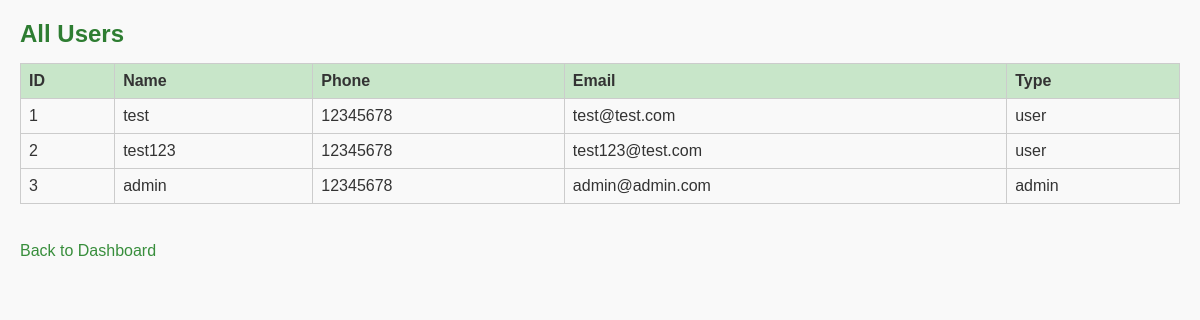
Screenshot of /list_users.php (signed in) with the database file from the repository.
### tables this page shows
CREATE TABLE `users` (
  `id` int(11) NOT NULL,
  `name` varchar(100) NOT NULL,
  `phone` varchar(20) DEFAULT NULL,
  `email` varchar(100) NOT NULL,
  `password` varchar(255) NOT NULL,
  `type` enum('user','admin') NOT NULL
);

### list_users.php (the view, shortened to what this page needs)
<?php
require 'config.php';
$users = $conn->query("SELECT * FROM users ORDER BY id ASC")->fetch_all(MYSQLI_ASSOC);
?>
<!DOCTYPE html>
<html lang="en">
<head>
    <link rel="stylesheet" href="css/styles.css">
</head>
<body>
    <h2>All Users</h2>
    <table border="1">
        <tr>
            <th>ID</th>
            <th>Name</th>
            <th>Phone</th>
            <th>Email</th>
            <th>Type</th>
        </tr>
        <?php foreach ($users as $u): ?>
            <tr>
                <td><?= htmlspecialchars($u['id']) ?></td>
                <td><?= htmlspecialchars($u['name']) ?></td>
                <td><?= htmlspecialchars($u['phone']) ?></td>
                <td><?= htmlspecialchars($u['email']) ?></td>
                <td><?= htmlspecialchars($u['type']) ?></td>
            </tr>
        <?php endforeach; ?>
    </table>
    <br><a href="dashboard.php">Back to Dashboard</a>
</body>
</html>

### css/styles.css (style rules this page uses)
body, h1, h2, h3, p, ul, li, table { margin: 0; padding: 0; box-sizing: border-box; }
body { font-family: Arial, sans-serif; background-color: #f9f9f9; color: #333; padding: 20px; }
h1, h2, h3 { color: #2e7d32; margin-bottom: 15px; }
a { color: #388e3c; text-decoration: none; }
table { width: 100%; border-collapse: collapse; margin-bottom: 20px; }
table th, table td { border: 1px solid #ccc; padding: 8px; text-align: left; }
table th { background-color: #c8e6c9; }

### rows the page displays
users: id "1", name "test", phone "12345678", email "test@test.com", type "user"
users: id "2", name "test123", phone "12345678", email "test123@test.com", type "user"
users: id "3", name "admin", phone "12345678", email "admin@admin.com", type "admin"
